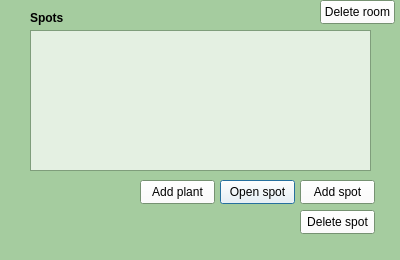
<?xml version="1.0" encoding="UTF-8"?>
<ui version="4.0">
 <class>Room_View</class>
 <widget class="QDialog" name="Room_View">
  <property name="geometry">
   <rect>
    <x>0</x>
    <y>0</y>
    <width>400</width>
    <height>260</height>
   </rect>
  </property>
  <property name="palette">
   <palette>
    <active>
     <colorrole role="WindowText">
      <brush brushstyle="SolidPattern">
       <color alpha="255">
        <red>0</red>
        <green>0</green>
        <blue>0</blue>
       </color>
      </brush>
     </colorrole>
     <colorrole role="Button">
      <brush brushstyle="SolidPattern">
       <color alpha="179">
        <red>255</red>
        <green>255</green>
        <blue>255</blue>
       </color>
      </brush>
     </colorrole>
     <colorrole role="Text">
      <brush brushstyle="SolidPattern">
       <color alpha="255">
        <red>0</red>
        <green>0</green>
        <blue>0</blue>
       </color>
      </brush>
     </colorrole>
     <colorrole role="BrightText">
      <brush brushstyle="SolidPattern">
       <color alpha="255">
        <red>64</red>
        <green>159</green>
        <blue>63</blue>
       </color>
      </brush>
     </colorrole>
     <colorrole role="ButtonText">
      <brush brushstyle="SolidPattern">
       <color alpha="255">
        <red>0</red>
        <green>0</green>
        <blue>0</blue>
       </color>
      </brush>
     </colorrole>
     <colorrole role="Base">
      <brush brushstyle="SolidPattern">
       <color alpha="179">
        <red>255</red>
        <green>255</green>
        <blue>255</blue>
       </color>
      </brush>
     </colorrole>
     <colorrole role="Window">
      <brush brushstyle="SolidPattern">
       <color alpha="255">
        <red>165</red>
        <green>204</green>
        <blue>159</blue>
       </color>
      </brush>
     </colorrole>
     <colorrole role="Accent">
      <brush brushstyle="SolidPattern">
       <color alpha="255">
        <red>64</red>
        <green>159</green>
        <blue>63</blue>
       </color>
      </brush>
     </colorrole>
    </active>
    <inactive>
     <colorrole role="WindowText">
      <brush brushstyle="SolidPattern">
       <color alpha="255">
        <red>0</red>
        <green>0</green>
        <blue>0</blue>
       </color>
      </brush>
     </colorrole>
     <colorrole role="Button">
      <brush brushstyle="SolidPattern">
       <color alpha="179">
        <red>255</red>
        <green>255</green>
        <blue>255</blue>
       </color>
      </brush>
     </colorrole>
     <colorrole role="Text">
      <brush brushstyle="SolidPattern">
       <color alpha="255">
        <red>0</red>
        <green>0</green>
        <blue>0</blue>
       </color>
      </brush>
     </colorrole>
     <colorrole role="BrightText">
      <brush brushstyle="SolidPattern">
       <color alpha="255">
        <red>64</red>
        <green>159</green>
        <blue>63</blue>
       </color>
      </brush>
     </colorrole>
     <colorrole role="ButtonText">
      <brush brushstyle="SolidPattern">
       <color alpha="255">
        <red>0</red>
        <green>0</green>
        <blue>0</blue>
       </color>
      </brush>
     </colorrole>
     <colorrole role="Base">
      <brush brushstyle="SolidPattern">
       <color alpha="179">
        <red>255</red>
        <green>255</green>
        <blue>255</blue>
       </color>
      </brush>
     </colorrole>
     <colorrole role="Window">
      <brush brushstyle="SolidPattern">
       <color alpha="255">
        <red>165</red>
        <green>204</green>
        <blue>159</blue>
       </color>
      </brush>
     </colorrole>
     <colorrole role="Accent">
      <brush brushstyle="SolidPattern">
       <color alpha="255">
        <red>64</red>
        <green>159</green>
        <blue>63</blue>
       </color>
      </brush>
     </colorrole>
    </inactive>
    <disabled>
     <colorrole role="Button">
      <brush brushstyle="SolidPattern">
       <color alpha="179">
        <red>255</red>
        <green>255</green>
        <blue>255</blue>
       </color>
      </brush>
     </colorrole>
     <colorrole role="BrightText">
      <brush brushstyle="SolidPattern">
       <color alpha="255">
        <red>64</red>
        <green>159</green>
        <blue>63</blue>
       </color>
      </brush>
     </colorrole>
     <colorrole role="Base">
      <brush brushstyle="SolidPattern">
       <color alpha="255">
        <red>165</red>
        <green>204</green>
        <blue>159</blue>
       </color>
      </brush>
     </colorrole>
     <colorrole role="Window">
      <brush brushstyle="SolidPattern">
       <color alpha="255">
        <red>165</red>
        <green>204</green>
        <blue>159</blue>
       </color>
      </brush>
     </colorrole>
     <colorrole role="Accent">
      <brush brushstyle="SolidPattern">
       <color alpha="255">
        <red>64</red>
        <green>159</green>
        <blue>63</blue>
       </color>
      </brush>
     </colorrole>
    </disabled>
   </palette>
  </property>
  <property name="windowTitle">
   <string>Room View</string>
  </property>
  <widget class="QListWidget" name="spot_list">
   <property name="geometry">
    <rect>
     <x>30</x>
     <y>30</y>
     <width>341</width>
     <height>141</height>
    </rect>
   </property>
  </widget>
  <widget class="QPushButton" name="open_spot">
   <property name="geometry">
    <rect>
     <x>220</x>
     <y>180</y>
     <width>75</width>
     <height>24</height>
    </rect>
   </property>
   <property name="text">
    <string>Open spot</string>
   </property>
  </widget>
  <widget class="QPushButton" name="add_spot">
   <property name="geometry">
    <rect>
     <x>300</x>
     <y>180</y>
     <width>75</width>
     <height>24</height>
    </rect>
   </property>
   <property name="text">
    <string>Add spot</string>
   </property>
  </widget>
  <widget class="QPushButton" name="delete_spot">
   <property name="geometry">
    <rect>
     <x>300</x>
     <y>210</y>
     <width>75</width>
     <height>24</height>
    </rect>
   </property>
   <property name="text">
    <string>Delete spot</string>
   </property>
  </widget>
  <widget class="QPushButton" name="delete_room">
   <property name="geometry">
    <rect>
     <x>320</x>
     <y>0</y>
     <width>75</width>
     <height>24</height>
    </rect>
   </property>
   <property name="text">
    <string>Delete room</string>
   </property>
  </widget>
  <widget class="QPushButton" name="add_plant">
   <property name="geometry">
    <rect>
     <x>140</x>
     <y>180</y>
     <width>75</width>
     <height>24</height>
    </rect>
   </property>
   <property name="text">
    <string>Add plant</string>
   </property>
  </widget>
  <widget class="QLabel" name="spots_text">
   <property name="geometry">
    <rect>
     <x>30</x>
     <y>10</y>
     <width>49</width>
     <height>16</height>
    </rect>
   </property>
   <property name="font">
    <font>
     <bold>true</bold>
    </font>
   </property>
   <property name="text">
    <string>Spots</string>
   </property>
  </widget>
 </widget>
 <resources/>
 <connections/>
</ui>
